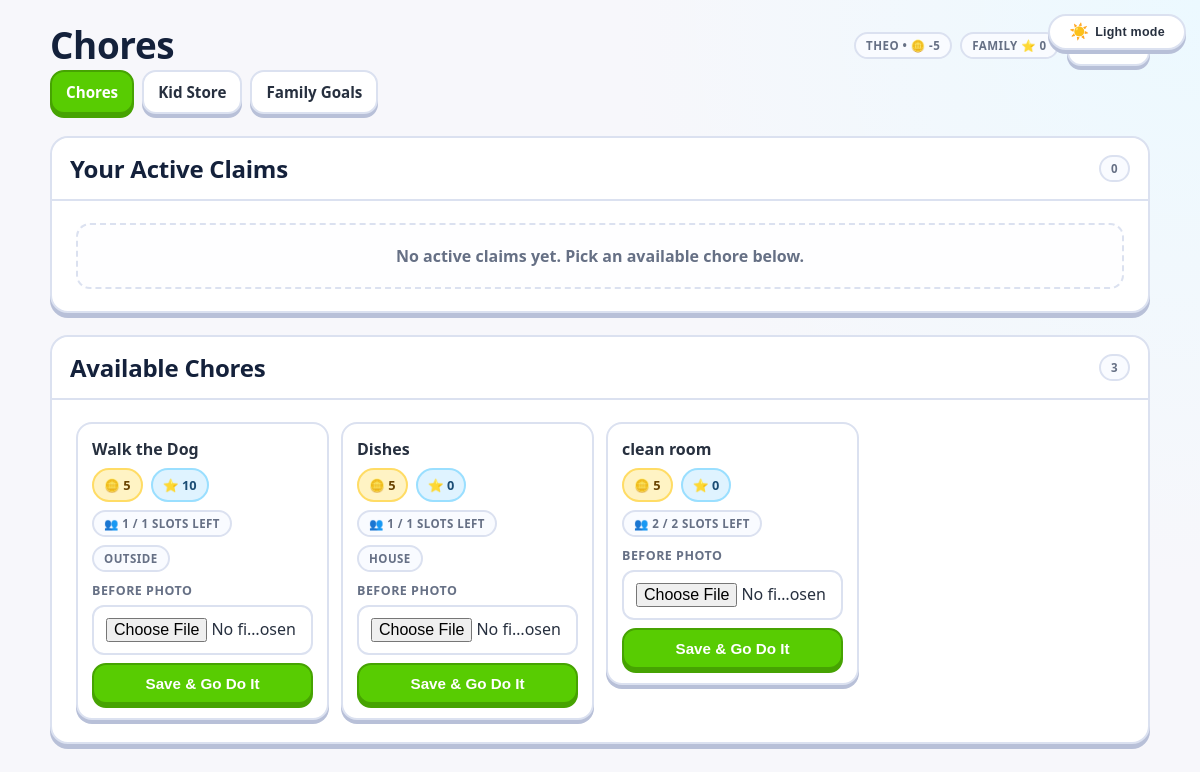
The app's page /kid/chores (signed in) with its own data.
### src/models/main.py (models this page shows, shortened)
class Kid(db.Model):
	__tablename__ = "kids"
	id = db.Column(db.Integer, primary_key=True)
	family_id = db.Column(db.Integer, db.ForeignKey("families.id"), nullable=False, index=True)
	display_name = db.Column(db.String(120), nullable=False)
	pin_hash = db.Column(db.String(255), nullable=False)
	created_at = db.Column(db.DateTime, default=datetime.utcnow, nullable=False)
	is_active = db.Column(db.Boolean, default=True, nullable=False)
	coin_balance = db.Column(db.Integer, default=0, nullable=False)
	family = db.relationship("Family", back_populates="kids")

class Family(db.Model):
	__tablename__ = "families"
	id = db.Column(db.Integer, primary_key=True)
	name = db.Column(db.String(120), nullable=False)
	family_code_hash = db.Column(db.String(255), nullable=False)
	family_code_hint = db.Column(db.String(16), nullable=False, index=True)
	family_code_plain = db.Column(db.String(16), nullable=True)
	created_at = db.Column(db.DateTime, default=datetime.utcnow, nullable=False)
	is_active = db.Column(db.Boolean, default=True, nullable=False)
	family_points_balance = db.Column(db.Integer, default=0, nullable=False)
	parents = db.relationship("Parent", back_populates="family", cascade="all, delete-orphan")
	kids = db.relationship("Kid", back_populates="family", cascade="all, delete-orphan")
	devices = db.relationship("TrustedDevice", back_populates="family", cascade="all, delete-orphan")

class Chore(db.Model):
	__tablename__ = "chores"
	id = db.Column(db.Integer, primary_key=True)
	family_id = db.Column(db.Integer, db.ForeignKey("families.id"), nullable=False, index=True)
	created_by_parent_id = db.Column(db.Integer, db.ForeignKey("parents.id"), nullable=False)
	name = db.Column(db.String(120), nullable=False)
	description = db.Column(db.Text)
	coin_reward = db.Column(db.Integer, default=0, nullable=False)
	point_value = db.Column(db.Integer, default=0, nullable=False)
	requires_photo_proof = db.Column(db.Boolean, default=False, nullable=False)
	daily_reset_version = db.Column(db.Integer, default=0, nullable=False)
	max_concurrent_claims = db.Column(db.Integer, default=1, nullable=False)
	schedule_kind = db.Column(db.String(20), default="unscheduled", nullable=False)
	rotation_cycle_weeks = db.Column(db.Integer, default=1, nullable=False)
	anchor_date = db.Column(db.Date, default=date.today, nullable=False)
	is_active = db.Column(db.Boolean, default=True, nullable=False)
	created_at = db.Column(db.DateTime, default=datetime.utcnow, nullable=False)
	family = db.relationship("Family", backref=db.backref("chores", lazy=True, cascade="all, delete-orphan"))
	created_by_parent = db.relationship("Parent", backref=db.backref("chores", lazy=True))
	schedule_slots = db.relationship(
		"ChoreScheduleSlot",
		back_populates="chore",
		cascade="all, delete-orphan",
		order_by="(ChoreScheduleSlot.cycle_week_index, ChoreScheduleSlot.weekday)",
	)
	categories = db.relationship(
		"ChoreCategory",
		secondary=chore_category_links,
		back_populates="chores",
		lazy="joined",
	)
	submissions = db.relationship(
		"ChoreSubmission",
		back_populates="chore",
		cascade="all, delete-orphan",
		order_by="ChoreSubmission.claimed_at.desc()",
	)

class ChoreCategory(db.Model):
	__tablename__ = "chore_categories"
	id = db.Column(db.Integer, primary_key=True)
	family_id = db.Column(db.Integer, db.ForeignKey("families.id"), nullable=False, index=True)
	name = db.Column(db.String(60), nullable=False)
	created_at = db.Column(db.DateTime, default=datetime.utcnow, nullable=False)
	family = db.relationship("Family", backref=db.backref("chore_categories", lazy=True, cascade="all, delete-orphan"))
	chores = db.relationship(
		"Chore",
		secondary=chore_category_links,
		back_populates="categories",
	)
	__table_args__ = (
		db.UniqueConstraint("family_id", "name", name="uq_chore_category_family_name"),
	)

### src/controllers/routes.py (the view)
@public_bp.get("/kid/chores")
@kid_web_login_required
def kid_chores():
	kid, family = _load_kid_and_family()
	if not kid or not family or kid.family_id != family.id:
		session.clear()
		flash("Session expired. Please log in again.", "error")
		return redirect(url_for("public.kid_login"))
	chores = (
		Chore.query.filter_by(family_id=family.id, is_active=True)
		.order_by(Chore.created_at.desc())
		.all()
	)
	active_claims_raw = (
		ChoreSubmission.query.filter(
			ChoreSubmission.family_id == family.id,
			ChoreSubmission.kid_id == kid.id,
			ChoreSubmission.status.in_(["claimed", "submitted"]),
		)
		.order_by(ChoreSubmission.claimed_at.desc())
		.all()
	)
	active_claims = [claim for claim in active_claims_raw if claim.reset_version == claim.chore.daily_reset_version]
	active_claim_by_chore_id = {claim.chore_id: claim for claim in active_claims}
	open_claims_raw = (
		ChoreSubmission.query.filter(
			ChoreSubmission.family_id == family.id,
			ChoreSubmission.status.in_(["claimed", "submitted"]),
		)
		.order_by(ChoreSubmission.claimed_at.desc())
		.all()
	)
	open_claims = [claim for claim in open_claims_raw if claim.reset_version == claim.chore.daily_reset_version]
	open_claim_by_chore_id = {claim.chore_id: claim for claim in open_claims}
	remaining_slots_by_chore_id = {chore.id: _remaining_claim_slots_for_today(chore) for chore in chores}
	locked_chore_ids = {chore.id for chore in chores if _is_chore_locked_today(chore)}
	return render_template(
		"private/kids/chores/index.html",
		kid=kid,
		family=family,
		chores=chores,
		active_claims=active_claims,
		active_claim_by_chore_id=active_claim_by_chore_id,
		open_claim_by_chore_id=open_claim_by_chore_id,
		remaining_slots_by_chore_id=remaining_slots_by_chore_id,
		locked_chore_ids=locked_chore_ids,
	)

### src/controllers/routes.py (called while the page is built)
def kid_web_login_required(func):
	@wraps(func)
	def wrapper(*args, **kwargs):
		if session.get("role") != "kid" or not session.get("kid_id"):
			flash("Please log in as a kid to continue.", "error")
			return redirect(url_for("public.kid_login"))
		return func(*args, **kwargs)
	return wrapper

def _load_kid_and_family():
	kid = Kid.query.get(session.get("kid_id"))
	family = Family.query.get(session.get("family_id"))
	return kid, family

def _claimed_slots_for_today(chore: Chore) -> int:
	today_iso = date.today().isoformat()
	return ChoreSubmission.query.filter(
		ChoreSubmission.chore_id == chore.id,
		ChoreSubmission.reset_version == chore.daily_reset_version,
		db.func.date(ChoreSubmission.claimed_at) == today_iso,
		ChoreSubmission.status.in_(["claimed", "submitted", "approved"]),
	).count()

def _remaining_claim_slots_for_today(chore: Chore) -> int:
	return max(0, chore.max_concurrent_claims - _claimed_slots_for_today(chore))

def _is_chore_locked_today(chore: Chore) -> bool:
	return _remaining_claim_slots_for_today(chore) <= 0

### src/templates/private/kids/chores/index.html (shortened to what this page needs)
{% extends "bases/private.html" %}
{% block nav %}
<div class="d-flex justify-content-between align-items-center flex-wrap gap-2 mb-3">
	<h1 style="font-size: clamp(1.6rem, 3.4vw, 2.3rem);">Chores</h1>
	<div class="d-flex gap-2 align-items-center">
		<span class="pill">{{ kid.display_name }} • 🪙 {{ kid.coin_balance }}</span>
		<span class="pill">Family ⭐ {{ family.family_points_balance }}</span>
		<form method="post" action="{{ url_for('public.kid_logout_web') }}">
			<button type="submit" class="btn">Logout</button>
		</form>
	</div>
</div>
{% endblock %}
{% block content %}
<div class="dashboard-container">
	<div class="d-flex flex-wrap gap-2 mb-3">
		<a href="{{ url_for('public.kid_chores') }}" class="btn primary">Chores</a>
		<a href="{{ url_for('public.kid_store', tab='kid') }}" class="btn">Kid Store</a>
		<a href="{{ url_for('public.kid_store', tab='family') }}" class="btn">Family Goals</a>
	</div>
	<section class="dashboard-grid">
		<article class="dashboard-card full-width">
			<header class="card-header">
				<h2>Your Active Claims</h2>
				<span class="pill">{{ active_claims|length }}</span>
			</header>
			<div class="card-body">
				{% if active_claims %}
					<div class="d-flex flex-column gap-3">
						{% for claim in active_claims %}
							<div class="store-item">
								<div class="d-flex justify-content-between align-items-center flex-wrap gap-2">
									<div>
										<strong>{{ claim.chore.name }}</strong>
										<div class="muted">Claimed {{ claim.claimed_at.strftime('%b %d, %Y %I:%M %p') }}</div>
									</div>
									<span class="pill">{{ claim.status|upper }}</span>
								</div>
								{% if claim.status == 'claimed' %}
									<form method="post" action="{{ url_for('public.kid_submit_chore', submission_id=claim.id) }}" enctype="multipart/form-data" class="d-flex flex-column gap-2 mt-2">
										<div class="d-flex flex-wrap gap-2">
											{% if claim.before_photo_path %}
												<div style="flex:1; min-width:200px;">
													<label>Before photo</label>
													<div class="pill">Saved</div>
												</div>
											{% else %}
												<div style="flex:1; min-width:200px;">
													<label for="before-photo-{{ claim.id }}">Before photo {% if claim.chore.requires_photo_proof %}*{% endif %}</label>
													<input id="before-photo-{{ claim.id }}" name="before_photo" type="file" accept="image/*" capture="environment" {% if claim.chore.requires_photo_proof %}required{% endif %} />
												</div>
											{% endif %}
											<div style="flex:1; min-width:200px;">
												<label for="after-photo-{{ claim.id }}">After photo {% if claim.chore.requires_photo_proof %}*{% endif %}</label>
												<input id="after-photo-{{ claim.id }}" name="after_photo" type="file" accept="image/*" capture="environment" {% if claim.chore.requires_photo_proof %}required{% endif %} />
											</div>
										</div>
										<p class="muted" style="margin:0; font-size:13px;">Take your final after photo and submit for parent approval.</p>
										<button type="submit" class="btn primary">Submit Final Product</button>
									</form>
								{% else %}
									<p class="muted" style="margin-top:8px;">Submitted and waiting for parent approval.</p>
								{% endif %}
							</div>
						{% endfor %}
					</div>
				{% else %}
					<div class="empty-state">No active claims yet. Pick an available chore below.</div>
				{% endif %}
			</div>
		</article>
	</section>
	<section class="dashboard-grid">
		<article class="dashboard-card full-width">
			<header class="card-header">
				<h2>Available Chores</h2>
				<span class="pill">{{ chores|length }}</span>
			</header>
			<div class="card-body">
				{% if chores %}
					<div class="chore-square-grid">
						{% for chore in chores %}
							<div class="chore-item chore-square-card">
								<div class="d-flex flex-column gap-2">
									<strong>{{ chore.name }}</strong>
									<div class="d-flex flex-wrap gap-2">
										<span class="coin-badge">🪙 {{ chore.coin_reward }}</span>
										<span class="point-badge">⭐ {{ chore.point_value }}</span>
										<span class="pill">👥 {{ remaining_slots_by_chore_id.get(chore.id, 0) }} / {{ chore.max_concurrent_claims }} slots left</span>
									</div>
									{% if chore.categories %}
										<div class="d-flex flex-wrap gap-2">
											{% for category in chore.categories %}
												<span class="pill">{{ category.name }}</span>
											{% endfor %}
										</div>
									{% endif %}
								</div>
								<div class="d-flex flex-wrap gap-2 mt-auto">
									{% set own_claim = active_claim_by_chore_id.get(chore.id) %}
									{% if chore.id in locked_chore_ids %}
										<span class="pill">Done for today</span>
									{% elif own_claim %}
										<span class="pill">You already claimed this</span>
									{% elif remaining_slots_by_chore_id.get(chore.id, 0) <= 0 %}
										<span class="pill">No slots left right now</span>
									{% else %}
										<form method="post" action="{{ url_for('public.kid_claim_chore', chore_id=chore.id) }}" enctype="multipart/form-data" class="d-flex flex-column gap-2" style="width:100%;">
											<div>
												<label for="claim-before-photo-{{ chore.id }}">Before photo {% if chore.requires_photo_proof %}*{% endif %}</label>
												<input id="claim-before-photo-{{ chore.id }}" name="before_photo" type="file" accept="image/*" capture="environment" {% if chore.requires_photo_proof %}required{% endif %} />
											</div>
											<button type="submit" class="btn primary">Save &amp; Go Do It</button>
										</form>
									{% endif %}
								</div>
							</div>
						{% endfor %}
					</div>
				{% else %}
					<div class="empty-state">No chores are currently available.</div>
				{% endif %}
			</div>
		</article>
	</section>
</div>
{% endblock %}

### src/static/css/galactic-opera.css (style rules this page uses)
:root { --duo-green: #58cc02; --duo-green-dark: #46a302; --duo-blue: #1cb0f6; --duo-yellow: #ffc800; --duo-red: #ff4b4b; --duo-purple: #8549ba; --duo-ink: #27303f; --duo-muted: #667085; --duo-bg: #f7f7fb; --duo-panel: #ffffff; --duo-border: #dbe1f0; --duo-shadow: #b8c0d8; --radius: 18px; --text-primary: #27303f; --text-secondary: #667085; --text-muted: #8a94a8; --border-color: #dbe1f0; --surface: #ffffff; --coin-primary: #ffc800; --coin-dark: #d0a600; }
* { box-sizing: border-box; }
body { margin: 0; color: var(--duo-ink); font-family: "Nunito", "Avenir Next", "Segoe UI", -apple-system, BlinkMacSystemFont, sans-serif; background: radial-gradient(circle at top right, #ecf9ff 0%, transparent 40%), var(--duo-bg); min-height: 100vh; }
h1, h2, h3, h4 { margin: 0; color: #14213b; font-weight: 900; letter-spacing: -0.01em; }
a { color: inherit; text-decoration: none; }
.panel, .dashboard-card, .card, .modal-content { background: var(--duo-panel); border: 2px solid var(--duo-border); border-radius: var(--radius); box-shadow: 0 5px 0 var(--duo-shadow); }
.card-body { padding: 22px 24px; }
.dashboard-container { display: grid; gap: 22px; }
.pill { display: inline-flex; align-items: center; padding: 4px 10px; border-radius: 999px; border: 2px solid var(--duo-border); background: color-mix(in srgb, var(--duo-panel) 82%, #dce9ff 18%); color: var(--duo-muted); font-size: .72rem; font-weight: 900; letter-spacing: .04em; text-transform: uppercase; }
.dashboard-grid { display: grid; gap: 16px; }
.card-header { display: flex; align-items: center; justify-content: space-between; gap: 10px; border-bottom: 2px solid var(--duo-border); padding: 14px 18px; border-radius: var(--radius) var(--radius) 0 0; background: color-mix(in srgb, var(--duo-panel) 85%, #ffffff 15%); }
.btn, button, .btn-primary, .btn-success, .btn-danger, .btn-secondary, .nav-btn { display: inline-flex; align-items: center; justify-content: center; gap: 6px; border-radius: 14px; border: 2px solid transparent; padding: 10px 14px; font-weight: 900; font-size: 0.95rem; cursor: pointer; transition: transform .08s ease; }
.btn.primary, .btn-primary, .btn-success { background: var(--duo-green); color: #fff; border-color: var(--duo-green-dark); box-shadow: 0 4px 0 var(--duo-green-dark); }
.btn, .btn-secondary, .nav-btn { background: var(--duo-panel); color: var(--duo-ink); border-color: var(--duo-border); box-shadow: 0 4px 0 var(--duo-shadow); }
input, select, textarea, .form-control { width: 100%; border-radius: 12px; border: 2px solid var(--duo-border); background: var(--duo-panel); color: var(--duo-ink); padding: 11px 12px; font: inherit; }
label, .form-label { display: block; margin-bottom: 6px; font-size: 0.78rem; font-weight: 900; letter-spacing: .04em; text-transform: uppercase; color: var(--duo-muted); }
.coin-badge, .point-badge, .frequency-badge, .status-badge, .sibling-badge { display: inline-flex; align-items: center; gap: 4px; font-size: .8rem; font-weight: 900; border-radius: 999px; padding: 6px 10px; border: 2px solid; }
.coin-badge { color: #6a4300; background: #fff3c4; border-color: #ffdc65; }
.point-badge { color: #1b4d75; background: #dff3ff; border-color: #9adfff; }
.chore-item, .store-item, .assignment-item, .activity-card { border: 2px solid var(--duo-border); border-radius: 16px; background: var(--duo-panel); box-shadow: 0 4px 0 var(--duo-shadow); padding: 14px; display: grid; gap: 10px; }
.chore-square-grid { display: grid; grid-template-columns: repeat(auto-fill, minmax(220px, 1fr)); gap: 12px; }
.chore-square-card { aspect-ratio: 1 / 1; align-content: space-between; }
.empty-state { text-align: center; border: 2px dashed var(--duo-border); border-radius: 14px; background: color-mix(in srgb, var(--duo-panel) 88%, #f4f8ff 12%); color: var(--duo-muted); padding: 20px; font-weight: 700; }
.full-width { width: 100%; }
.d-flex { display: flex; }
.justify-content-between { justify-content: space-between; }
.align-items-center { align-items: center; }
.flex-wrap { flex-wrap: wrap; }
.flex-column { flex-direction: column; }
.gap-2 { gap: 8px; }
.mt-auto { margin-top: auto; }

### records on screen
Kid: display_name "THEO", coin_balance "-5"
Family: family_points_balance "0"
Chore: name "Walk the Dog", coin_reward "5", point_value "10", get "1", max_concurrent_claims "1"
ChoreCategory: name "OUTSIDE"
Chore: name "Dishes", coin_reward "5", point_value "0", get "1", max_concurrent_claims "1"
ChoreCategory: name "HOUSE"
Chore: name "clean room", coin_reward "5", point_value "0", get "2", max_concurrent_claims "2"

### other values on screen
{{ active_claims|length }} "0"
{{ chores|length }} "3"
